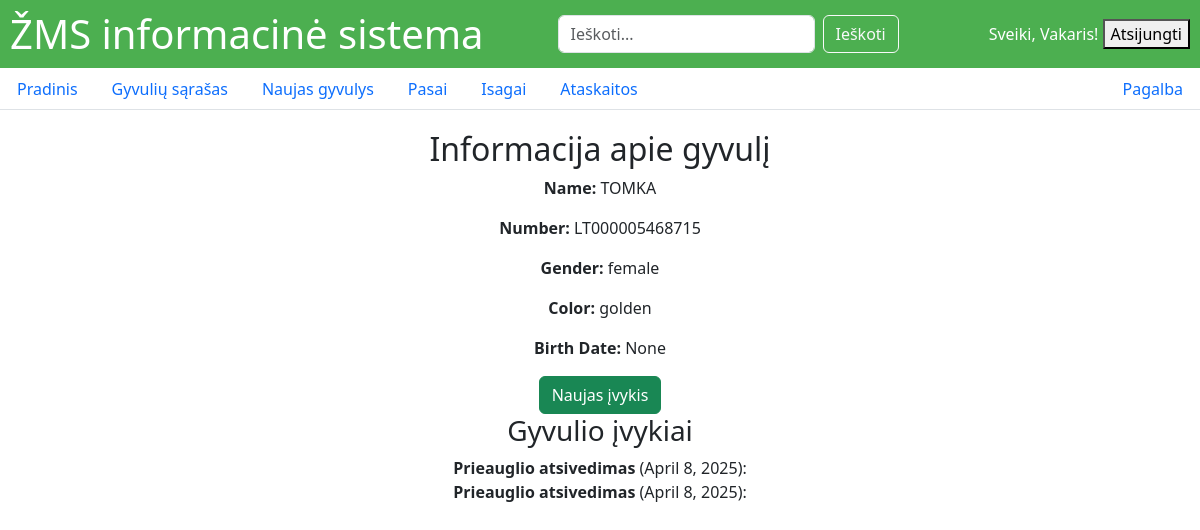
Page /animals/10/ (signed in) on the committed database.
### main/models.py (models this page shows, shortened)
class Animal(models.Model):
    number = models.CharField(max_length=14,null=True, blank=True,unique=True)
    gender = models.CharField(max_length=10,null=True, blank=True, choices=[('male', 'Male'), ('female', 'Female')])
    color = models.CharField(max_length=50,choices=COLOR_CHOICES, blank=True, null=True)
    name = models.CharField(max_length=50, blank=True, null=True)
    weight = models.DecimalField(max_digits=6, decimal_places=2, blank=True, null=True)
    birth_date = models.DateField(blank=True, null=True)
    mother = models.ForeignKey(
        'self',
        on_delete=models.SET_NULL,
        null=True,
        blank=True,
        related_name='offspring'
    )
    has_isagai = models.BooleanField(default=False)
    has_passport = models.BooleanField(default=False)
    owner = models.ForeignKey(
        settings.AUTH_USER_MODEL,
        on_delete=models.CASCADE,
        related_name='animals',
        null=True, blank=True
    )

class Event(models.Model):
    animal = models.ForeignKey(Animal, on_delete=models.CASCADE, related_name='events')
    event_type = models.CharField(max_length=50, choices=EVENT_TYPE_CHOICES)
    date = models.DateField(default=timezone.now)
    notes = models.TextField(blank=True, null=True)

### main/views.py (the view)
# urls.py: path('animals/<int:pk>/', views.animal_detail, name='animal_detail'),
@login_required
def animal_detail(request, pk):
    animal = get_object_or_404(Animal, pk=pk, owner=request.user)
    events = animal.events.all().order_by('-date')
    return render(request, 'main/animal_detail.html', {'animal': animal, 'events': events})

### templates/main/animal_detail.html (shortened to what this page needs)
{% extends 'main/base.html' %}
{% block content %}
<h2>Informacija apie gyvulį</h2>
<p><strong>Name:</strong> {{ animal.name }}</p>
<p><strong>Number:</strong> {{ animal.number }}</p>
<p><strong>Gender:</strong> {{ animal.gender }}</p>
<p><strong>Color:</strong> {{ animal.color }}</p>
<p><strong>Birth Date:</strong> {{ animal.birth_date }}</p>
<a href="{% url 'add_event' animal.id %}" class="btn btn-success">Naujas įvykis</a>
<h3>Gyvulio įvykiai</h3>
{% if events %}
  <ul style="list-style-type:none; margin:0; padding:0;">
    {% for event in events %}
      <li>
        <strong>{{ event.get_event_type_display }}</strong>
        ({{ event.date }}):
      </li>
    {% endfor %}
  </ul>
{% else %}
  <p>Įvykių nėra.</p>
{% endif %}
{% endblock %}

### templates/main/base.html (shortened to what this page needs)
<!DOCTYPE html>
{% load static %}
<html lang="en">
<head>
  <link rel="stylesheet" href="{% static 'css/style.css' %}">
  <link href="https://cdn.jsdelivr.net/npm/bootstrap@5.3.0/dist/css/bootstrap.min.css" rel="stylesheet">
</head>
<body>
  <header class="top-bar">
    <div class="logo">
      <h1 style="margin:0;">ŽMS informacinė sistema</h1>
    </div>
    <form class="d-flex me-3" method="get" action="{% url 'animal_search' %}">
      <input class="form-control me-2" type="search" name="q"
             placeholder="Ieškoti..." aria-label="Search">
      <button class="btn btn-outline-light" type="submit">Ieškoti</button>
    </form>
    <div class="user-info">
      {% if user.is_authenticated %}
        <span>Sveiki, {{ user.username }}!</span>
        <form method="post" action="{% url 'logout' %}" style="display:inline;">
          <button type="submit">Atsijungti</button>
        </form>
      {% else %}
        <a href="{% url 'login' %}">Prisijungti</a> |
        <a href="{% url 'register' %}">Registruotis</a>
      {% endif %}
    </div>
  </header>
  <div class="page-container">
    <ul class="nav nav-tabs">
      <li class="nav-item">
  <a class="nav-link {% if request.resolver_match.url_name == 'index' %}active{% endif %}"
     href="{% url 'index' %}">
    Pradinis
  </a>
</li>
<li class="nav-item">
  <a class="nav-link {% if request.resolver_match.url_name == 'animal_list' %}active{% endif %}"
     href="{% url 'animal_list' %}">
    Gyvulių sąrašas
  </a>
</li>
<li class="nav-item">
  <a class="nav-link {% if request.resolver_match.url_name == 'new_animal' %}active{% endif %}"
     href="{% url 'new_animal' %}">
    Naujas gyvulys
  </a>
</li>
<li class="nav-item">
  <a class="nav-link {% if request.resolver_match.url_name == 'passport' %}active{% endif %}"
     href="{% url 'passport' %}">
    Pasai
  </a>
</li>
<li class="nav-item">
  <a class="nav-link {% if request.resolver_match.url_name == 'isagai' %}active{% endif %}"
     href="{% url 'isagai' %}">
    Isagai
  </a>
</li>
<li class="nav-item">
  <a class="nav-link {% if request.resolver_match.url_name == 'ataskaitos' %}active{% endif %}"
     href="{% url 'ataskaitos' %}">
    Ataskaitos
  </a>
</li>
        <li class="nav-item ms-auto">
  <a class="nav-link {% if request.resolver_match.url_name == 'help' %}active{% endif %}"
     href="{% url 'help' %}">
     Pagalba
  </a>
</li>
    </ul>
    <main class="content-container">
      {% block content %}
      {% endblock %}
    </main>
  </div>
</body>
</html>

### static/css/style.css (style rules this page uses)
.top-bar { display: flex; align-items: center; justify-content: space-between; background-color: #4CAF50; color: white; padding: 10px; box-sizing: border-box; }
.page-container { display: flex; flex-direction: column; }
.content-container { flex: 1; padding: 20px; display: flex; flex-direction: column; justify-content: center; align-items: center; }

### rows in the picture
Animal: name "TOMKA", number "LT000005468715", gender "female", color "golden", birth_date "None"
Event: event_type "Prieauglio atsivedimas", date "April 8, 2025"
Event: event_type "Prieauglio atsivedimas", date "April 8, 2025"

### other values in the picture
{{ user.username }} "Vakaris"
